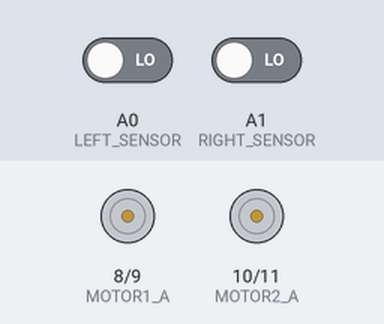
The sketch below on a simulated Arduino Uno, built with avr-gcc and run on an emulated ATmega328P. Shown: motor-driver pin pairs drawn as motors (green arrow = first pin HIGH = forward, orange = second pin HIGH = backward, longer = more drive). The inputs (shaded band) are chosen by the test bench; at power-on: A0 (LEFT_SENSOR) LOW, A1 (RIGHT_SENSOR) LOW.

Above: at 1.2 s.
1.3 s: A0 (LEFT_SENSOR) driven HIGH
At 2.5 s:
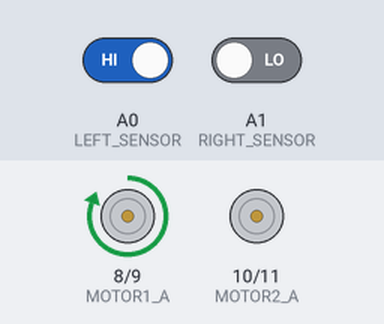
2.8 s: A1 (RIGHT_SENSOR) driven HIGH
At 3.9 s:
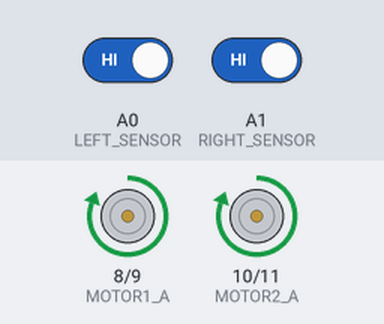
4.3 s: A0 (LEFT_SENSOR) driven LOW
At 5.0 s:
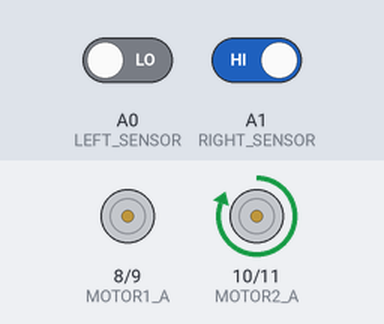
5.8 s: A1 (RIGHT_SENSOR) driven LOW
At 6.2 s:
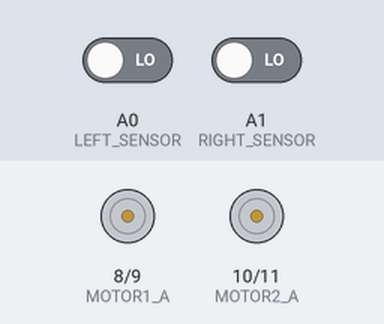
Timing chart, 0 to 8.3 s (numbered marks = the images above; inputs shaded):
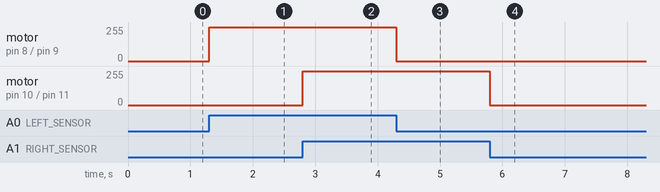

The sketch:

Line_Follower.ino
```cpp
// Motor Pins
#define MOTOR1_A 8  // Motor 1 pin A
#define MOTOR1_B 9  // Motor 1 pin B
#define MOTOR2_A 10 // Motor 2 pin A
#define MOTOR2_B 11 // Motor 2 pin B

// Sensor Pins
#define LEFT_SENSOR A0
#define RIGHT_SENSOR A1

void setup() {
  // Set motor pins as output
  pinMode(MOTOR1_A, OUTPUT);
  pinMode(MOTOR1_B, OUTPUT);
  pinMode(MOTOR2_A, OUTPUT);
  pinMode(MOTOR2_B, OUTPUT);

  // Set sensor pins as input
  pinMode(LEFT_SENSOR, INPUT);
  pinMode(RIGHT_SENSOR, INPUT);
}

void loop() {
  // Read sensors
  int leftSensor = digitalRead(LEFT_SENSOR);
  int rightSensor = digitalRead(RIGHT_SENSOR);

  // Conditions for line following
  if (leftSensor == HIGH && rightSensor == HIGH) {
    // Both sensors on the line: Move both motors
    digitalWrite(MOTOR1_A, HIGH);
    digitalWrite(MOTOR1_B, LOW);
    digitalWrite(MOTOR2_A, HIGH);
    digitalWrite(MOTOR2_B, LOW);
  }
  else if (leftSensor == LOW && rightSensor == HIGH) {
    // Left sensor off the line: Turn right
    digitalWrite(MOTOR1_A, LOW);  // Stop left motor
    digitalWrite(MOTOR1_B, LOW);
    digitalWrite(MOTOR2_A, HIGH); // Move right motor
    digitalWrite(MOTOR2_B, LOW);
  }
  else if (leftSensor == HIGH && rightSensor == LOW) {
    // Right sensor off the line: Turn left
    digitalWrite(MOTOR1_A, HIGH); // Move left motor
    digitalWrite(MOTOR1_B, LOW);
    digitalWrite(MOTOR2_A, LOW);  // Stop right motor
    digitalWrite(MOTOR2_B, LOW);
  }
  else {
    // Both sensors off the line: Stop both motors
    digitalWrite(MOTOR1_A, LOW);
    digitalWrite(MOTOR1_B, LOW);
    digitalWrite(MOTOR2_A, LOW);
    digitalWrite(MOTOR2_B, LOW);
  }
}
```

Measured:
- after the input at 1.3 s, motor on pin 8 (MOTOR1_A) / pin 9 (MOTOR1_B): stopped → forward 255/255 at once
- after the input at 2.8 s, motor on pin 10 (MOTOR2_A) / pin 11 (MOTOR2_B): stopped → forward 255/255 at once
- after the input at 4.3 s, motor on pin 8 (MOTOR1_A) / pin 9 (MOTOR1_B): forward 255/255 → stopped at once
- after the input at 5.8 s, motor on pin 10 (MOTOR2_A) / pin 11 (MOTOR2_B): forward 255/255 → stopped at once
